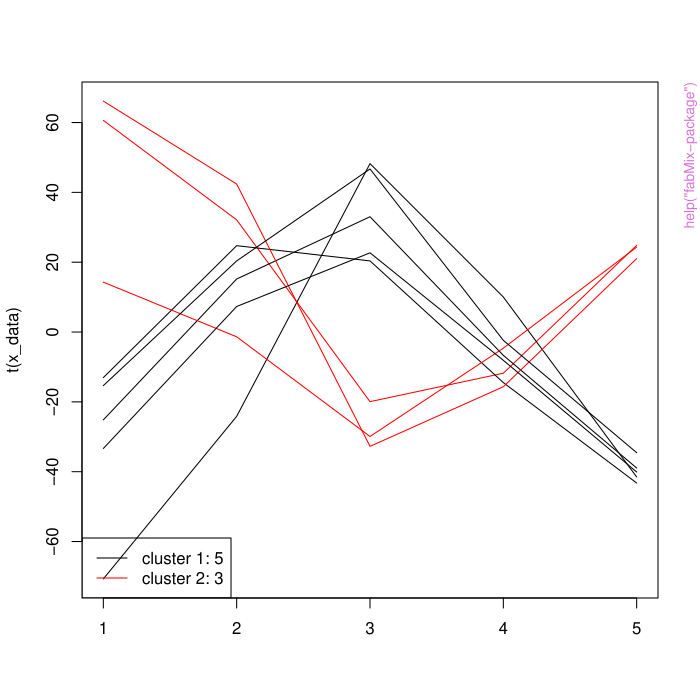

Source code (R):
pkgname <- "fabMix"
source(file.path(R.home("share"), "R", "examples-header.R"))
options(warn = 1)
base::assign(".ExTimings", "fabMix-Ex.timings", pos = 'CheckExEnv')
base::cat("name\tuser\tsystem\telapsed\n", file=base::get(".ExTimings", pos = 'CheckExEnv'))
base::assign(".format_ptime",
function(x) {
  if(!is.na(x[4L])) x[1L] <- x[1L] + x[4L]
  if(!is.na(x[5L])) x[2L] <- x[2L] + x[5L]
  options(OutDec = '.')
  format(x[1L:3L], digits = 7L)
},
pos = 'CheckExEnv')

### * </HEADER>
library('fabMix')

base::assign(".oldSearch", base::search(), pos = 'CheckExEnv')
cleanEx()
nameEx("complete.log.likelihood")
### * complete.log.likelihood

flush(stderr()); flush(stdout())

base::assign(".ptime", proc.time(), pos = "CheckExEnv")
### Name: complete.log.likelihood
### Title: Complete log-likelihood function for xCx models.
### Aliases: complete.log.likelihood

### ** Examples

	library('fabMix')
	data(waveDataset1500)
	x_data <- waveDataset1500[ 1:20, -1] # data
	z <-  waveDataset1500[ 1:20, 1]	# class
	p <- dim(x_data)[2]
	q <- 2
	K <- length(table(z))		# 3 classes
	# give some arbitrary values to the parameters:
	set.seed(1)
	w <- rep(1/K, K)
	mu <- array( runif(K * p), dim = c(K,p) )
	Lambda <- array( runif(K*p*q), dim = c(K,p,q) )
	SigmaINV <- array(1, dim = c(p,p))
	# compute the complete.log.likelihood
	complete.log.likelihood(x_data = x_data, w = w, mu = mu, 
		Lambda = Lambda, SigmaINV = SigmaINV, z = z)



base::assign(".dptime", (proc.time() - get(".ptime", pos = "CheckExEnv")), pos = "CheckExEnv")
base::cat("complete.log.likelihood", base::get(".format_ptime", pos = 'CheckExEnv')(get(".dptime", pos = "CheckExEnv")), "\n", file=base::get(".ExTimings", pos = 'CheckExEnv'), append=TRUE, sep="\t")
cleanEx()
nameEx("complete.log.likelihood_Sj")
### * complete.log.likelihood_Sj

flush(stderr()); flush(stdout())

base::assign(".ptime", proc.time(), pos = "CheckExEnv")
### Name: complete.log.likelihood_Sj
### Title: Complete log-likelihood function for xUx models.
### Aliases: complete.log.likelihood_Sj

### ** Examples

	library('fabMix')
	data(waveDataset1500)
	x_data <- waveDataset1500[ 1:20, -1] # data
	z <-  waveDataset1500[ 1:20, 1]	# class
	p <- dim(x_data)[2]
	q <- 2
	K <- length(table(z))		# 3 classes
	# give some arbitrary values to the parameters:
	set.seed(1)
	w <- rep(1/K, K)
	mu <- array( runif(K * p), dim = c(K,p) )
	Lambda <- array( runif(K*p*q), dim = c(K,p,q) )
	SigmaINV <- array( c(0.5, 0.75, 1), dim = c(K,p,p))
	# compute the complete.log.likelihood
	complete.log.likelihood_Sj(x_data = x_data, w = w, mu = mu, 
		Lambda = Lambda, SigmaINV = SigmaINV, z = z)



base::assign(".dptime", (proc.time() - get(".ptime", pos = "CheckExEnv")), pos = "CheckExEnv")
base::cat("complete.log.likelihood_Sj", base::get(".format_ptime", pos = 'CheckExEnv')(get(".dptime", pos = "CheckExEnv")), "\n", file=base::get(".ExTimings", pos = 'CheckExEnv'), append=TRUE, sep="\t")
cleanEx()
nameEx("complete.log.likelihood_q0")
### * complete.log.likelihood_q0

flush(stderr()); flush(stdout())

base::assign(".ptime", proc.time(), pos = "CheckExEnv")
### Name: complete.log.likelihood_q0
### Title: Complete log-likelihood function for xUx models and q=0
### Aliases: complete.log.likelihood_q0

### ** Examples

	library('fabMix')
	data(waveDataset1500)
	x_data <- scale(waveDataset1500[ 1:20, -1]) # data
	z <-  waveDataset1500[ 1:20, 1]	# class
	p <- dim(x_data)[2]
	q <- 2
	K <- length(table(z))		# 3 classes
	# give some arbitrary values to the parameters:
	set.seed(1)
	w <- rep(1/K, K)
	mu <- array( -0.1 + 0.2*runif(K * p), dim = c(K,p) )
	SigmaINV <- array( 1, dim = c(K,p,p))
	# compute the complete.log.likelihood ( -inf )
	complete.log.likelihood_q0(x_data = x_data, w = w, mu = mu, 
		SigmaINV = SigmaINV, z = z)



base::assign(".dptime", (proc.time() - get(".ptime", pos = "CheckExEnv")), pos = "CheckExEnv")
base::cat("complete.log.likelihood_q0", base::get(".format_ptime", pos = 'CheckExEnv')(get(".dptime", pos = "CheckExEnv")), "\n", file=base::get(".ExTimings", pos = 'CheckExEnv'), append=TRUE, sep="\t")
cleanEx()
nameEx("complete.log.likelihood_q0_sameSigma")
### * complete.log.likelihood_q0_sameSigma

flush(stderr()); flush(stdout())

base::assign(".ptime", proc.time(), pos = "CheckExEnv")
### Name: complete.log.likelihood_q0_sameSigma
### Title: Complete log-likelihood function for xCx models and q=0
### Aliases: complete.log.likelihood_q0_sameSigma

### ** Examples

	library('fabMix')
	data(waveDataset1500)
	x_data <- scale(waveDataset1500[ 1:20, -1]) # data
	z <-  waveDataset1500[ 1:20, 1]	# class
	p <- dim(x_data)[2]
	q <- 2
	K <- length(table(z))		# 3 classes
	# give some arbitrary values to the parameters:
	set.seed(1)
	w <- rep(1/K, K)
	mu <- array( -0.1 + 0.2*runif(K * p), dim = c(K,p) )
	SigmaINV <- array( 1, dim = c(p,p))
	# compute the complete.log.likelihood ( -inf )
	complete.log.likelihood_q0_sameSigma(x_data = x_data, w = w, mu = mu, 
		SigmaINV = SigmaINV, z = z)



base::assign(".dptime", (proc.time() - get(".ptime", pos = "CheckExEnv")), pos = "CheckExEnv")
base::cat("complete.log.likelihood_q0_sameSigma", base::get(".format_ptime", pos = 'CheckExEnv')(get(".dptime", pos = "CheckExEnv")), "\n", file=base::get(".ExTimings", pos = 'CheckExEnv'), append=TRUE, sep="\t")
cleanEx()
nameEx("compute_A_B_G_D_and_simulate_mu_Lambda")
### * compute_A_B_G_D_and_simulate_mu_Lambda

flush(stderr()); flush(stdout())

base::assign(".ptime", proc.time(), pos = "CheckExEnv")
### Name: compute_A_B_G_D_and_simulate_mu_Lambda
### Title: Computation and simulations
### Aliases: compute_A_B_G_D_and_simulate_mu_Lambda

### ** Examples

	library('fabMix')
	data(waveDataset1500)
	x_data <- scale(as.matrix(waveDataset1500[ 1:20, -1])) # data
	z <-  waveDataset1500[ 1:20, 1] # class
	p <- dim(x_data)[2]
	n <- dim(x_data)[1]
	q <- 2
	K <- length(table(z))           # 3 classes

	T_INV <- array(data = 0, dim = c(p,p))
	diag(T_INV) <- diag(var(x_data))
	diag(T_INV) <- 1/diag(T_INV)
	ksi <- colMeans(x_data)
	priorConst1 <- array(diag(T_INV)*ksi, dim =c(p,1))
	# give some arbitrary values to the parameters:
	set.seed(1)
	mu <- array( runif(K * p), dim = c(K,p) )
	y <- array(rnorm(n = q*n), dim = c(n,q))
	SigmaINV <- array(data = 0, dim = c(p,p) )
	diag(SigmaINV) <- 0.5 + 0.5*runif(p)
	OmegaINV <- diag(q)
	# compute sufficient stats 
	suf_stat <- compute_sufficient_statistics(y = y, 
	 z = z, K = K, x_data = x_data)

	v_r <- numeric(p) #indicates the non-zero values of Lambdas
	for( r in 1:p ){
		v_r[r] <- min(r,q)
	}
	# now simulate mu and Lambda
	f2 <- compute_A_B_G_D_and_simulate_mu_Lambda(SigmaINV = SigmaINV, 
                suff_statistics = suf_stat, OmegaINV = OmegaINV, 
                K = K, priorConst1 = priorConst1, T_INV = T_INV, v_r = v_r)
	# f2$mu contains the simulated means
	# f2$Lambdas contains the simulated factor loadings




base::assign(".dptime", (proc.time() - get(".ptime", pos = "CheckExEnv")), pos = "CheckExEnv")
base::cat("compute_A_B_G_D_and_simulate_mu_Lambda", base::get(".format_ptime", pos = 'CheckExEnv')(get(".dptime", pos = "CheckExEnv")), "\n", file=base::get(".ExTimings", pos = 'CheckExEnv'), append=TRUE, sep="\t")
cleanEx()
nameEx("compute_A_B_G_D_and_simulate_mu_Lambda_CCU")
### * compute_A_B_G_D_and_simulate_mu_Lambda_CCU

flush(stderr()); flush(stdout())

base::assign(".ptime", proc.time(), pos = "CheckExEnv")
### Name: compute_A_B_G_D_and_simulate_mu_Lambda_CCU
### Title: Computation and simulations for CCU
### Aliases: compute_A_B_G_D_and_simulate_mu_Lambda_CCU

### ** Examples

	library('fabMix')
	data(waveDataset1500)
	x_data <- scale(as.matrix(waveDataset1500[ 1:20, -1])) # data
	z <-  waveDataset1500[ 1:20, 1] # class
	p <- dim(x_data)[2]
	n <- dim(x_data)[1]
	q <- 2
	K <- length(table(z))           # 3 classes
	# give some arbitrary values to the parameters:
	set.seed(1)
	mu <- array( runif(K * p), dim = c(K,p) )
	y <- array(rnorm(n = q*n), dim = c(n,q))
	SigmaINV <- array(data = 0, dim = c(p,p) )
	diag(SigmaINV) = 0.5 + 0.5*runif(p)
	OmegaINV <- diag(q)
	# compute sufficient stats 
	suf_stat <- compute_sufficient_statistics_given_mu(y = y, 
	 z = z, K = K, x_data = x_data, mu = mu)

	v_r <- numeric(p) #indicates the non-zero values of Lambdas
	for( r in 1:p ){
		v_r[r] <- min(r,q)
	}
	T_INV <- array(data = 0, dim = c(p,p))
	diag(T_INV) <- diag(var(x_data))
	diag(T_INV) <- 1/diag(T_INV)
	ksi <- colMeans(x_data)
	priorConst1 <- array(diag(T_INV)*ksi, dim =c(p,1))
	# now simulate mu and Lambda
	f2 <- compute_A_B_G_D_and_simulate_mu_Lambda_CCU(SigmaINV = SigmaINV, 
                suff_statistics = suf_stat, OmegaINV = OmegaINV, 
                K = K, priorConst1 = priorConst1, T_INV = T_INV, v_r = v_r)
	# f2$mu contains the simulated means
	# f2$Lambdas contains the simulated factor loadings




base::assign(".dptime", (proc.time() - get(".ptime", pos = "CheckExEnv")), pos = "CheckExEnv")
base::cat("compute_A_B_G_D_and_simulate_mu_Lambda_CCU", base::get(".format_ptime", pos = 'CheckExEnv')(get(".dptime", pos = "CheckExEnv")), "\n", file=base::get(".ExTimings", pos = 'CheckExEnv'), append=TRUE, sep="\t")
cleanEx()
nameEx("compute_A_B_G_D_and_simulate_mu_Lambda_CUU")
### * compute_A_B_G_D_and_simulate_mu_Lambda_CUU

flush(stderr()); flush(stdout())

base::assign(".ptime", proc.time(), pos = "CheckExEnv")
### Name: compute_A_B_G_D_and_simulate_mu_Lambda_CUU
### Title: Computation and simulations for CUU
### Aliases: compute_A_B_G_D_and_simulate_mu_Lambda_CUU

### ** Examples

	library('fabMix')
	data(waveDataset1500)
	x_data <- scale(as.matrix(waveDataset1500[ 1:20, -1])) # data
	z <-  waveDataset1500[ 1:20, 1] # class
	p <- dim(x_data)[2]
	n <- dim(x_data)[1]
	q <- 2
	K <- length(table(z))           # 3 classes
	# give some arbitrary values to the parameters:
	set.seed(1)
	mu <- array( runif(K * p), dim = c(K,p) )
	y <- array(rnorm(n = q*n), dim = c(n,q))
	SigmaINV <- array(data = 0, dim = c(K,p,p) )
	for(k in 1:K){
		diag(SigmaINV[k,,]) <- 0.5 + 0.5*runif(p)
	}
	OmegaINV <- diag(q)
	# compute sufficient stats 
	suf_stat <- compute_sufficient_statistics_given_mu(y = y, 
	 z = z, K = K, x_data = x_data, mu = mu)

	v_r <- numeric(p) #indicates the non-zero values of Lambdas
	for( r in 1:p ){
		v_r[r] <- min(r,q)
	}
	T_INV <- array(data = 0, dim = c(p,p))
	diag(T_INV) <- diag(var(x_data))
	diag(T_INV) <- 1/diag(T_INV)
	ksi <- colMeans(x_data)
	priorConst1 <- array(diag(T_INV)*ksi, dim =c(p,1))
	# now simulate mu and Lambda
	f2 <- compute_A_B_G_D_and_simulate_mu_Lambda_CUU(SigmaINV = SigmaINV, 
                suff_statistics = suf_stat, OmegaINV = OmegaINV, 
                K = K, priorConst1 = priorConst1, T_INV = T_INV, v_r = v_r)
	# f2$mu contains the simulated means
	# f2$Lambdas contains the simulated factor loadings




base::assign(".dptime", (proc.time() - get(".ptime", pos = "CheckExEnv")), pos = "CheckExEnv")
base::cat("compute_A_B_G_D_and_simulate_mu_Lambda_CUU", base::get(".format_ptime", pos = 'CheckExEnv')(get(".dptime", pos = "CheckExEnv")), "\n", file=base::get(".ExTimings", pos = 'CheckExEnv'), append=TRUE, sep="\t")
cleanEx()
nameEx("compute_A_B_G_D_and_simulate_mu_Lambda_Sj")
### * compute_A_B_G_D_and_simulate_mu_Lambda_Sj

flush(stderr()); flush(stdout())

base::assign(".ptime", proc.time(), pos = "CheckExEnv")
### Name: compute_A_B_G_D_and_simulate_mu_Lambda_Sj
### Title: Computation and simulations
### Aliases: compute_A_B_G_D_and_simulate_mu_Lambda_Sj

### ** Examples

	library('fabMix')
	data(waveDataset1500)
	x_data <- scale(as.matrix(waveDataset1500[ 1:20, -1])) # data
	z <-  waveDataset1500[ 1:20, 1] # class
	p <- dim(x_data)[2]
	n <- dim(x_data)[1]
	q <- 2
	K <- length(table(z))           # 3 classes
	# give some arbitrary values to the parameters:
	set.seed(1)
	mu <- array( runif(K * p), dim = c(K,p) )
	y <- array(rnorm(n = q*n), dim = c(n,q))
	SigmaINV <- array(data = 0, dim = c(K,p,p) )
	for(k in 1:K){
		diag(SigmaINV[k,,]) <- 0.5 + 0.5*runif(p)
	}
	OmegaINV <- diag(q)
	# compute sufficient stats 
	suf_stat <- compute_sufficient_statistics(y = y, 
	 z = z, K = K, x_data = x_data)

	v_r <- numeric(p) #indicates the non-zero values of Lambdas
	for( r in 1:p ){
		v_r[r] <- min(r,q)
	}
	T_INV <- array(data = 0, dim = c(p,p))
	diag(T_INV) <- diag(var(x_data))
	diag(T_INV) <- 1/diag(T_INV)
	ksi <- colMeans(x_data)
	priorConst1 <- array(diag(T_INV)*ksi, dim =c(p,1))
	# now simulate mu and Lambda
	f2 <- compute_A_B_G_D_and_simulate_mu_Lambda_Sj(SigmaINV = SigmaINV, 
                suff_statistics = suf_stat, OmegaINV = OmegaINV, 
                K = K, priorConst1 = priorConst1, T_INV = T_INV, v_r = v_r)
	# f2$mu contains the simulated means
	# f2$Lambdas contains the simulated factor loadings




base::assign(".dptime", (proc.time() - get(".ptime", pos = "CheckExEnv")), pos = "CheckExEnv")
base::cat("compute_A_B_G_D_and_simulate_mu_Lambda_Sj", base::get(".format_ptime", pos = 'CheckExEnv')(get(".dptime", pos = "CheckExEnv")), "\n", file=base::get(".ExTimings", pos = 'CheckExEnv'), append=TRUE, sep="\t")
cleanEx()
nameEx("compute_sufficient_statistics")
### * compute_sufficient_statistics

flush(stderr()); flush(stdout())

base::assign(".ptime", proc.time(), pos = "CheckExEnv")
### Name: compute_sufficient_statistics
### Title: Compute sufficient statistics
### Aliases: compute_sufficient_statistics

### ** Examples

        data(waveDataset1500)
        x_data <- as.matrix(waveDataset1500[ 1:20, -1]) # data
        z <-  waveDataset1500[ 1:20, 1] # class
        p <- dim(x_data)[2]
        n <- dim(x_data)[1]
        q <- 2
        K <- length(table(z))           # 3 classes
        # give some arbitrary values to the parameters:
        set.seed(1)
	y <- array(rnorm(n = q*n), dim = c(n,q))
	# compute sufficient stats 
	suf_stat <- compute_sufficient_statistics(y = y, 
	 z = z, K = K, x_data = x_data)



base::assign(".dptime", (proc.time() - get(".ptime", pos = "CheckExEnv")), pos = "CheckExEnv")
base::cat("compute_sufficient_statistics", base::get(".format_ptime", pos = 'CheckExEnv')(get(".dptime", pos = "CheckExEnv")), "\n", file=base::get(".ExTimings", pos = 'CheckExEnv'), append=TRUE, sep="\t")
cleanEx()
nameEx("compute_sufficient_statistics_given_mu")
### * compute_sufficient_statistics_given_mu

flush(stderr()); flush(stdout())

base::assign(".ptime", proc.time(), pos = "CheckExEnv")
### Name: compute_sufficient_statistics_given_mu
### Title: Compute sufficient statistics given mu
### Aliases: compute_sufficient_statistics_given_mu

### ** Examples

        data(waveDataset1500)
        x_data <- as.matrix(waveDataset1500[ 1:20, -1]) # data
        z <-  waveDataset1500[ 1:20, 1] # class
        p <- dim(x_data)[2]
        n <- dim(x_data)[1]
        q <- 2
        K <- length(table(z))           # 3 classes
        # give some arbitrary values to the parameters:
        set.seed(1)
        mu <- array( runif(K * p), dim = c(K,p) )
	y <- array(rnorm(n = q*n), dim = c(n,q))
	# compute sufficient stats 
	suf_stat <- compute_sufficient_statistics_given_mu(y = y, 
	 z = z, K = K, x_data = x_data, mu = mu)



base::assign(".dptime", (proc.time() - get(".ptime", pos = "CheckExEnv")), pos = "CheckExEnv")
base::cat("compute_sufficient_statistics_given_mu", base::get(".format_ptime", pos = 'CheckExEnv')(get(".dptime", pos = "CheckExEnv")), "\n", file=base::get(".ExTimings", pos = 'CheckExEnv'), append=TRUE, sep="\t")
cleanEx()
nameEx("compute_sufficient_statistics_q0")
### * compute_sufficient_statistics_q0

flush(stderr()); flush(stdout())

base::assign(".ptime", proc.time(), pos = "CheckExEnv")
### Name: compute_sufficient_statistics_q0
### Title: Compute sufficient statistics for q = 0
### Aliases: compute_sufficient_statistics_q0

### ** Examples

        data(waveDataset1500)
        x_data <- as.matrix(waveDataset1500[ 1:20, -1]) # data
        z <-  waveDataset1500[ 1:20, 1] # class
        p <- dim(x_data)[2]
        n <- dim(x_data)[1]
        q <- 2
        K <- length(table(z))           # 3 classes
	# compute sufficient stats 
	suf_stat <- compute_sufficient_statistics_q0(
	 z = z, K = K, x_data = x_data)



base::assign(".dptime", (proc.time() - get(".ptime", pos = "CheckExEnv")), pos = "CheckExEnv")
base::cat("compute_sufficient_statistics_q0", base::get(".format_ptime", pos = 'CheckExEnv')(get(".dptime", pos = "CheckExEnv")), "\n", file=base::get(".ExTimings", pos = 'CheckExEnv'), append=TRUE, sep="\t")
cleanEx()
nameEx("fabMix-package")
### * fabMix-package

flush(stderr()); flush(stdout())

base::assign(".ptime", proc.time(), pos = "CheckExEnv")
### Name: fabMix-package
### Title: Overfitting Bayesian Mixtures of Factor Analyzers with
###   Parsimonious Covariance and Unknown Number of Components
### Aliases: fabMix-package
### Keywords: package

### ** Examples

# TOY EXAMPLE (very small numbers... only for CRAN check purposes)

#################################################################
# (a) using 2 cores in parallel, each one running 2 heated chains.
#################################################################
library('fabMix')

n = 8                # sample size
p = 5                # number of variables
q = 2                # number of factors
K = 2		     # true number of clusters

sINV_diag = 1/((1:p))	 # diagonal of inverse variance of errors
set.seed(100)
syntheticDataset <- simData(sameLambda=TRUE,K.true = K, n = n, q = q, p = p, 
			sINV_values = sINV_diag)
colnames(syntheticDataset$data) <- paste0("x_",1:p)

# Run `fabMix` for a _small_ number of iterations  
#	considering only `UUU` (maximal model),
# 	using the default prior parallel heating parameters `dirPriorAlphas`.
#	NOTE: `dirPriorAlphas` may require some tuning in general.


qRange <- 2	# values for the number of factors (only the true number 
#                                                    is considered here)
Kmax <- 2	# number of components for the overfitted mixture model
nChains <- 2	# number of parallel heated chains

set.seed(1)
fm <- fabMix( model = c("UUU"), nChains = nChains, 
	rawData = syntheticDataset$data, outDir = "toyExample",
        Kmax = Kmax, mCycles = 4, burnCycles = 1, q = qRange,
        g = 0.5, h = 0.5, alpha_sigma = 0.5, beta_sigma = 0.5, 
        warm_up_overfitting = 2, warm_up = 5) 

# WARNING: the following parameters: 
#  Kmax, nChains, mCycles, burnCycles, warm_up_overfitting, warm_up 
#	 should take (much) _larger_ values. E.g. a typical implementation consists of:
#        Kmax = 20, nChains >= 3, mCycles = 1100, burnCycles = 100, 
#        warm_up_overfitting = 500, warm_up = 5000. 

# Now print a run summary and produce some plots. 
print(fm)
# you may also plot, summary the output. 

#################################################################
# (b) using 12 cores_____________________________________________
#_______4 models with 3 heated chains running in parallel________
#_______considering all 8 model parameterizations________________
#################################################################
## Not run: 
##D library('fabMix')
##D set.seed(99)
##D n = 100                # sample size
##D p = 30                # number of variables
##D q = 2                # number of factors
##D K = 5		     # number of clusters
##D sINV_diag = rep(1/100,p) 	# diagonal of inverse variance of errors
##D syntheticDataset <- simData(sameLambda=FALSE,K.true = K, n = n, q = q, p = p, 
##D 			sINV_values = sINV_diag)
##D colnames(syntheticDataset$data) <- paste0("x_",1:p)
##D qRange <- 1:3	# range of values for the number of factors
##D Kmax <- 20	# number of components for the overfitted mixture model
##D nChains <- 3	# number of parallel heated chains
##D 
##D # the next command takes ~ 1 hour in a Linux workstation with 12 threads.
##D fm <- fabMix( parallelModels = 4, 
##D 	nChains = nChains, 
##D 	model = c("UUU","CUU","UCU","CCU","UCC","UUC","CUC","CCC"), 
##D 	rawData = syntheticDataset$data, outDir = "toyExample_b",
##D         Kmax = Kmax, mCycles = 600, burnCycles = 100, q = qRange,
##D         g = 0.5, h = 0.5, alpha_sigma = 0.5, beta_sigma = 0.5, 
##D         warm_up_overfitting = 500, warm_up = 5000) 
##D print(fm)
##D plot(fm, what = "BIC")
##D plot(fm, what = "classification_pairs")
##D 
## End(Not run)




base::assign(".dptime", (proc.time() - get(".ptime", pos = "CheckExEnv")), pos = "CheckExEnv")
base::cat("fabMix-package", base::get(".format_ptime", pos = 'CheckExEnv')(get(".dptime", pos = "CheckExEnv")), "\n", file=base::get(".ExTimings", pos = 'CheckExEnv'), append=TRUE, sep="\t")
cleanEx()
nameEx("fabMix")
### * fabMix

flush(stderr()); flush(stdout())

base::assign(".ptime", proc.time(), pos = "CheckExEnv")
### Name: fabMix
### Title: Main function
### Aliases: fabMix

### ** Examples

# TOY EXAMPLE (very small numbers... only for CRAN check purposes)

#################################################################
# (a) using 2 cores in parallel, each one running 2 heated chains.
#################################################################
library('fabMix')

n = 8                # sample size
p = 5                # number of variables
q = 2                # number of factors
K = 2		     # true number of clusters

sINV_diag = 1/((1:p))	 # diagonal of inverse variance of errors
set.seed(100)
syntheticDataset <- simData(sameLambda=TRUE,K.true = K, n = n, q = q, p = p, 
			sINV_values = sINV_diag)
colnames(syntheticDataset$data) <- paste0("x_",1:p)

# Run `fabMix` for a _small_ number of iterations 
#	but considering only the `UUU` (maximal model),
# 	using the default prior parallel heating parameters `dirPriorAlphas`.
#	NOTE: `dirPriorAlphas` may require some tuning in general.


qRange <- 2	# values for the number of factors (only the true number 
#                                                    is considered here)
Kmax <- 2	# number of components for the overfitted mixture model
nChains <- 2	# number of parallel heated chains

set.seed(1)
fm <- fabMix( model = "UUU", nChains = nChains, 
	rawData = syntheticDataset$data, outDir = "toyExample",
        Kmax = Kmax, mCycles = 4, burnCycles = 1, q = qRange,
        g = 0.5, h = 0.5, alpha_sigma = 0.5, beta_sigma = 0.5, 
        warm_up_overfitting = 2, warm_up = 5) 

# WARNING: the following parameters: 
#  Kmax, nChains, mCycles, burnCycles, warm_up_overfitting, warm_up 
#	 should take (much) _larger_ values. E.g. a typical implementation consists of:
#        Kmax = 20, nChains >= 3, mCycles = 1100, burnCycles = 100, 
#        warm_up_overfitting = 500, warm_up = 5000. 

# You may also print and plot
# print(fm)
# plot(fm)

#################################################################
# (b) using 12 cores_____________________________________________
#_______4 models with 3 heated chains running in parallel________
#_______considering all 8 model parameterizations________________
#################################################################
## Not run: 
##D library('fabMix')
##D set.seed(99)
##D n = 200                # sample size
##D p = 30                # number of variables
##D q = 2                # number of factors
##D K = 5		     # number of clusters
##D sINV_diag = rep(1/20,p) 	# diagonal of inverse variance of errors
##D syntheticDataset <- simData(sameLambda=FALSE,K.true = K, n = n, q = q, p = p, 
##D 			sINV_values = sINV_diag)
##D colnames(syntheticDataset$data) <- paste0("x_",1:p)
##D qRange <- 1:3	# range of values for the number of factors
##D Kmax <- 20	# number of components for the overfitted mixture model
##D nChains <- 3	# number of parallel heated chains
##D 
##D # the next command takes ~ 2 hours in a Linux machine with 12 threads.
##D 
##D fm <- fabMix( parallelModels = 4, 
##D 	nChains = nChains, 
##D 	model = c("UUU","CUU","UCU","CCU","UCC","UUC","CUC","CCC"), 
##D 	rawData = syntheticDataset$data, outDir = "toyExample_b",
##D         Kmax = Kmax, mCycles = 1100, burnCycles = 100, q = qRange) 
##D 
##D print(fm)
##D plot(fm, what = "BIC")
##D # see also
##D # plot(fm); summary(fm)
##D 
## End(Not run)





base::assign(".dptime", (proc.time() - get(".ptime", pos = "CheckExEnv")), pos = "CheckExEnv")
base::cat("fabMix", base::get(".format_ptime", pos = 'CheckExEnv')(get(".dptime", pos = "CheckExEnv")), "\n", file=base::get(".ExTimings", pos = 'CheckExEnv'), append=TRUE, sep="\t")
cleanEx()
nameEx("observed.log.likelihood0")
### * observed.log.likelihood0

flush(stderr()); flush(stdout())

base::assign(".ptime", proc.time(), pos = "CheckExEnv")
### Name: observed.log.likelihood0
### Title: Log-likelihood of the mixture model
### Aliases: observed.log.likelihood0

### ** Examples

	library('fabMix')
	data(waveDataset1500)
	x_data <- waveDataset1500[ 1:20, -1] # data
	z <-  waveDataset1500[ 1:20, 1]	# class
	p <- dim(x_data)[2]
	q <- 2
	K <- length(table(z))		# 3 classes
	# give some arbitrary values to the parameters:
	set.seed(1)
	w <- rep(1/K, K)
	mu <- array( runif(K * p), dim = c(K,p) )
	Lambda <- array( runif(K*p*q), dim = c(K,p,q) )
	SigmaINV <- array(1, dim = c(p,p))
	Sigma <- 1/diag(SigmaINV)
	# compute the complete.log.likelihood
	observed.log.likelihood0(x_data = x_data, w = w, 
		mu = mu, Lambda = Lambda, Sigma = Sigma, z = z)



base::assign(".dptime", (proc.time() - get(".ptime", pos = "CheckExEnv")), pos = "CheckExEnv")
base::cat("observed.log.likelihood0", base::get(".format_ptime", pos = 'CheckExEnv')(get(".dptime", pos = "CheckExEnv")), "\n", file=base::get(".ExTimings", pos = 'CheckExEnv'), append=TRUE, sep="\t")
cleanEx()
nameEx("observed.log.likelihood0_Sj")
### * observed.log.likelihood0_Sj

flush(stderr()); flush(stdout())

base::assign(".ptime", proc.time(), pos = "CheckExEnv")
### Name: observed.log.likelihood0_Sj
### Title: Log-likelihood of the mixture model
### Aliases: observed.log.likelihood0_Sj

### ** Examples

	library('fabMix')
	data(waveDataset1500)
	x_data <- waveDataset1500[ 1:20, -1] # data
	z <-  waveDataset1500[ 1:20, 1]	# class
	p <- dim(x_data)[2]
	q <- 2
	K <- length(table(z))		# 3 classes
	# give some arbitrary values to the parameters:
	set.seed(1)
	w <- rep(1/K, K)
	mu <- array( runif(K * p), dim = c(K,p) )
	Lambda <- array( runif(K*p*q), dim = c(K,p,q) )
	Sigma <- matrix(1:K, nrow = K, ncol = p)
	# compute the complete.log.likelihood
	observed.log.likelihood0_Sj(x_data = x_data, w = w, 
		mu = mu, Lambda = Lambda, Sigma = Sigma, z = z)



base::assign(".dptime", (proc.time() - get(".ptime", pos = "CheckExEnv")), pos = "CheckExEnv")
base::cat("observed.log.likelihood0_Sj", base::get(".format_ptime", pos = 'CheckExEnv')(get(".dptime", pos = "CheckExEnv")), "\n", file=base::get(".ExTimings", pos = 'CheckExEnv'), append=TRUE, sep="\t")
cleanEx()
nameEx("observed.log.likelihood0_Sj_q0")
### * observed.log.likelihood0_Sj_q0

flush(stderr()); flush(stdout())

base::assign(".ptime", proc.time(), pos = "CheckExEnv")
### Name: observed.log.likelihood0_Sj_q0
### Title: Log-likelihood of the mixture model for q=0
### Aliases: observed.log.likelihood0_Sj_q0

### ** Examples

	library('fabMix')
	data(waveDataset1500)
	x_data <- waveDataset1500[ 1:20, -1] # data
	z <-  waveDataset1500[ 1:20, 1]	# class
	p <- dim(x_data)[2]
	q <- 2
	K <- length(table(z))		# 3 classes
	# give some arbitrary values to the parameters:
	set.seed(1)
	w <- rep(1/K, K)
	mu <- array( runif(K * p), dim = c(K,p) )
	Sigma <- matrix(1:K, nrow = K, ncol = p)
	# compute the complete.log.likelihood
	observed.log.likelihood0_Sj_q0(x_data = x_data, w = w, 
		mu = mu, Sigma = Sigma, z = z)



base::assign(".dptime", (proc.time() - get(".ptime", pos = "CheckExEnv")), pos = "CheckExEnv")
base::cat("observed.log.likelihood0_Sj_q0", base::get(".format_ptime", pos = 'CheckExEnv')(get(".dptime", pos = "CheckExEnv")), "\n", file=base::get(".ExTimings", pos = 'CheckExEnv'), append=TRUE, sep="\t")
cleanEx()
nameEx("observed.log.likelihood0_q0_sameSigma")
### * observed.log.likelihood0_q0_sameSigma

flush(stderr()); flush(stdout())

base::assign(".ptime", proc.time(), pos = "CheckExEnv")
### Name: observed.log.likelihood0_q0_sameSigma
### Title: Log-likelihood of the mixture model for q=0 and same variance of
###   errors
### Aliases: observed.log.likelihood0_q0_sameSigma

### ** Examples

	library('fabMix')
	data(waveDataset1500)
	x_data <- waveDataset1500[ 1:20, -1] # data
	z <-  waveDataset1500[ 1:20, 1]	# class
	p <- dim(x_data)[2]
	q <- 2
	K <- length(table(z))		# 3 classes
	# give some arbitrary values to the parameters:
	set.seed(1)
	w <- rep(1/K, K)
	mu <- array( runif(K * p), dim = c(K,p) )
	SigmaINV <- array(1, dim = c(p,p))
	Sigma <- 1/diag(SigmaINV)
	# compute the complete.log.likelihood
	observed.log.likelihood0_q0_sameSigma(x_data = x_data, w = w, 
		mu = mu,  Sigma = Sigma, z = z)



base::assign(".dptime", (proc.time() - get(".ptime", pos = "CheckExEnv")), pos = "CheckExEnv")
base::cat("observed.log.likelihood0_q0_sameSigma", base::get(".format_ptime", pos = 'CheckExEnv')(get(".dptime", pos = "CheckExEnv")), "\n", file=base::get(".ExTimings", pos = 'CheckExEnv'), append=TRUE, sep="\t")
cleanEx()
nameEx("overfittingMFA")
### * overfittingMFA

flush(stderr()); flush(stdout())

base::assign(".ptime", proc.time(), pos = "CheckExEnv")
### Name: overfittingMFA
### Title: Basic MCMC sampler for the 'UCU' model
### Aliases: overfittingMFA

### ** Examples

library('fabMix')
n = 8                # sample size
p = 5                # number of variables
q = 2                # number of factors
K = 2                # true number of clusters

sINV_diag = 1/((1:p))    # diagonal of inverse variance of errors
set.seed(100)
syntheticDataset <- simData(sameLambda=TRUE,K.true = K, n = n, q = q, p = p, 
                        sINV_values = sINV_diag)
colnames(syntheticDataset$data) <- paste0("x_",1:p)
Kmax <- 4       # number of components for the overfitted mixture model

set.seed(1)
overfittingMFA(x_data = syntheticDataset$data, 
	originalX = syntheticDataset$data, outputDirectory = 'outDir', 
	Kmax = Kmax, m = 5, burn = 1, 
	g = 0.5, h = 0.5, alpha_prior = rep(1, Kmax), 
	alpha_sigma = 0.5, beta_sigma = 0.5, 
	start_values = FALSE, q = 2,  gibbs_z = 1)
list.files('outDir')
unlink('outDir', recursive = TRUE)




base::assign(".dptime", (proc.time() - get(".ptime", pos = "CheckExEnv")), pos = "CheckExEnv")
base::cat("overfittingMFA", base::get(".format_ptime", pos = 'CheckExEnv')(get(".dptime", pos = "CheckExEnv")), "\n", file=base::get(".ExTimings", pos = 'CheckExEnv'), append=TRUE, sep="\t")
cleanEx()
nameEx("overfittingMFA_CCC")
### * overfittingMFA_CCC

flush(stderr()); flush(stdout())

base::assign(".ptime", proc.time(), pos = "CheckExEnv")
### Name: overfittingMFA_CCC
### Title: Basic MCMC sampler for the 'CCC' model
### Aliases: overfittingMFA_CCC

### ** Examples

library('fabMix')
n = 8                # sample size
p = 5                # number of variables
q = 2                # number of factors
K = 2                # true number of clusters

sINV_diag = 1/((1:p))    # diagonal of inverse variance of errors
set.seed(100)
syntheticDataset <- simData(sameLambda=TRUE,K.true = K, n = n, q = q, p = p, 
                        sINV_values = sINV_diag)
colnames(syntheticDataset$data) <- paste0("x_",1:p)
Kmax <- 4       # number of components for the overfitted mixture model

set.seed(1)
overfittingMFA_CCC <- overfittingMFA_CCC(x_data = syntheticDataset$data, 
	originalX = syntheticDataset$data, outputDirectory = 'outDir', 
	Kmax = Kmax, m = 5, burn = 1, 
	g = 0.5, h = 0.5, alpha_prior = rep(1, Kmax), 
	alpha_sigma = 0.5, beta_sigma = 0.5, 
	start_values = FALSE, q = 2,  gibbs_z = 1)
list.files('outDir')
unlink('outDir', recursive = TRUE)




base::assign(".dptime", (proc.time() - get(".ptime", pos = "CheckExEnv")), pos = "CheckExEnv")
base::cat("overfittingMFA_CCC", base::get(".format_ptime", pos = 'CheckExEnv')(get(".dptime", pos = "CheckExEnv")), "\n", file=base::get(".ExTimings", pos = 'CheckExEnv'), append=TRUE, sep="\t")
cleanEx()
nameEx("overfittingMFA_CCU")
### * overfittingMFA_CCU

flush(stderr()); flush(stdout())

base::assign(".ptime", proc.time(), pos = "CheckExEnv")
### Name: overfittingMFA_CCU
### Title: Basic MCMC sampler for the 'CCU' model
### Aliases: overfittingMFA_CCU

### ** Examples

library('fabMix')
n = 8                # sample size
p = 5                # number of variables
q = 2                # number of factors
K = 2                # true number of clusters

sINV_diag = 1/((1:p))    # diagonal of inverse variance of errors
set.seed(100)
syntheticDataset <- simData(sameLambda=TRUE,K.true = K, n = n, q = q, p = p, 
                        sINV_values = sINV_diag)
colnames(syntheticDataset$data) <- paste0("x_",1:p)
Kmax <- 4       # number of components for the overfitted mixture model

set.seed(1)
overfittingMFA_CCU(x_data = syntheticDataset$data, 
	originalX = syntheticDataset$data, outputDirectory = 'outDir', 
	Kmax = Kmax, m = 5, burn = 1, 
	g = 0.5, h = 0.5, alpha_prior = rep(1, Kmax), 
	alpha_sigma = 0.5, beta_sigma = 0.5, 
	start_values = FALSE, q = 2,  gibbs_z = 1)
list.files('outDir')
unlink('outDir', recursive = TRUE)




base::assign(".dptime", (proc.time() - get(".ptime", pos = "CheckExEnv")), pos = "CheckExEnv")
base::cat("overfittingMFA_CCU", base::get(".format_ptime", pos = 'CheckExEnv')(get(".dptime", pos = "CheckExEnv")), "\n", file=base::get(".ExTimings", pos = 'CheckExEnv'), append=TRUE, sep="\t")
cleanEx()
nameEx("overfittingMFA_CUC")
### * overfittingMFA_CUC

flush(stderr()); flush(stdout())

base::assign(".ptime", proc.time(), pos = "CheckExEnv")
### Name: overfittingMFA_CUC
### Title: Basic MCMC sampler for the 'CUC' model
### Aliases: overfittingMFA_CUC

### ** Examples

library('fabMix')
n = 8                # sample size
p = 5                # number of variables
q = 2                # number of factors
K = 2                # true number of clusters

sINV_diag = 1/((1:p))    # diagonal of inverse variance of errors
set.seed(100)
syntheticDataset <- simData(sameLambda=TRUE,K.true = K, n = n, q = q, p = p, 
                        sINV_values = sINV_diag)
colnames(syntheticDataset$data) <- paste0("x_",1:p)
Kmax <- 4       # number of components for the overfitted mixture model

set.seed(1)
overfittingMFA_CUC(x_data = syntheticDataset$data, 
	originalX = syntheticDataset$data, outputDirectory = 'outDir', 
	Kmax = Kmax, m = 5, burn = 1, 
	g = 0.5, h = 0.5, alpha_prior = rep(1, Kmax), 
	alpha_sigma = 0.5, beta_sigma = 0.5, 
	start_values = FALSE, q = 2,  gibbs_z = 1)
list.files('outDir')
unlink('outDir', recursive = TRUE)




base::assign(".dptime", (proc.time() - get(".ptime", pos = "CheckExEnv")), pos = "CheckExEnv")
base::cat("overfittingMFA_CUC", base::get(".format_ptime", pos = 'CheckExEnv')(get(".dptime", pos = "CheckExEnv")), "\n", file=base::get(".ExTimings", pos = 'CheckExEnv'), append=TRUE, sep="\t")
cleanEx()
nameEx("overfittingMFA_CUU")
### * overfittingMFA_CUU

flush(stderr()); flush(stdout())

base::assign(".ptime", proc.time(), pos = "CheckExEnv")
### Name: overfittingMFA_CUU
### Title: Basic MCMC sampler for the 'CUU' model
### Aliases: overfittingMFA_CUU

### ** Examples

library('fabMix')
n = 8                # sample size
p = 5                # number of variables
q = 2                # number of factors
K = 2                # true number of clusters

sINV_diag = 1/((1:p))    # diagonal of inverse variance of errors
set.seed(100)
syntheticDataset <- simData(sameLambda=TRUE,K.true = K, n = n, q = q, p = p, 
                        sINV_values = sINV_diag)
colnames(syntheticDataset$data) <- paste0("x_",1:p)
Kmax <- 4       # number of components for the overfitted mixture model

set.seed(1)
overfittingMFA_CUU(x_data = syntheticDataset$data, 
	originalX = syntheticDataset$data, outputDirectory = 'outDir', 
	Kmax = Kmax, m = 5, burn = 1, 
	g = 0.5, h = 0.5, alpha_prior = rep(1, Kmax), 
	alpha_sigma = 0.5, beta_sigma = 0.5, 
	start_values = FALSE, q = 2,  gibbs_z = 1)
list.files('outDir')
unlink('outDir', recursive = TRUE)




base::assign(".dptime", (proc.time() - get(".ptime", pos = "CheckExEnv")), pos = "CheckExEnv")
base::cat("overfittingMFA_CUU", base::get(".format_ptime", pos = 'CheckExEnv')(get(".dptime", pos = "CheckExEnv")), "\n", file=base::get(".ExTimings", pos = 'CheckExEnv'), append=TRUE, sep="\t")
cleanEx()
nameEx("overfittingMFA_Sj")
### * overfittingMFA_Sj

flush(stderr()); flush(stdout())

base::assign(".ptime", proc.time(), pos = "CheckExEnv")
### Name: overfittingMFA_Sj
### Title: Basic MCMC sampler for the 'UUU' model
### Aliases: overfittingMFA_Sj

### ** Examples

library('fabMix')
n = 8                # sample size
p = 5                # number of variables
q = 2                # number of factors
K = 2                # true number of clusters

sINV_diag = 1/((1:p))    # diagonal of inverse variance of errors
set.seed(100)
syntheticDataset <- simData(sameLambda=TRUE,K.true = K, n = n, q = q, p = p, 
                        sINV_values = sINV_diag)
colnames(syntheticDataset$data) <- paste0("x_",1:p)
Kmax <- 4       # number of components for the overfitted mixture model

set.seed(1)
overfittingMFA_Sj(x_data = syntheticDataset$data, 
	originalX = syntheticDataset$data, outputDirectory = 'outDir', 
	Kmax = Kmax, m = 5, burn = 1, 
	g = 0.5, h = 0.5, alpha_prior = rep(1, Kmax), 
	alpha_sigma = 0.5, beta_sigma = 0.5, 
	start_values = FALSE, q = 2,  gibbs_z = 1)
list.files('outDir')
unlink('outDir', recursive = TRUE)




base::assign(".dptime", (proc.time() - get(".ptime", pos = "CheckExEnv")), pos = "CheckExEnv")
base::cat("overfittingMFA_Sj", base::get(".format_ptime", pos = 'CheckExEnv')(get(".dptime", pos = "CheckExEnv")), "\n", file=base::get(".ExTimings", pos = 'CheckExEnv'), append=TRUE, sep="\t")
cleanEx()
nameEx("overfittingMFA_UCC")
### * overfittingMFA_UCC

flush(stderr()); flush(stdout())

base::assign(".ptime", proc.time(), pos = "CheckExEnv")
### Name: overfittingMFA_UCC
### Title: Basic MCMC sampler for the 'UCC' model
### Aliases: overfittingMFA_UCC

### ** Examples

library('fabMix')
n = 8                # sample size
p = 5                # number of variables
q = 2                # number of factors
K = 2                # true number of clusters

sINV_diag = 1/((1:p))    # diagonal of inverse variance of errors
set.seed(100)
syntheticDataset <- simData(sameLambda=TRUE,K.true = K, n = n, q = q, p = p, 
                        sINV_values = sINV_diag)
colnames(syntheticDataset$data) <- paste0("x_",1:p)
Kmax <- 4       # number of components for the overfitted mixture model

set.seed(1)
overfittingMFA_UCC(x_data = syntheticDataset$data, 
	originalX = syntheticDataset$data, outputDirectory = 'outDir', 
	Kmax = Kmax, m = 5, burn = 1, 
	g = 0.5, h = 0.5, alpha_prior = rep(1, Kmax), 
	alpha_sigma = 0.5, beta_sigma = 0.5, 
	start_values = FALSE, q = 2,  gibbs_z = 1)
list.files('outDir')
unlink('outDir', recursive = TRUE)




base::assign(".dptime", (proc.time() - get(".ptime", pos = "CheckExEnv")), pos = "CheckExEnv")
base::cat("overfittingMFA_UCC", base::get(".format_ptime", pos = 'CheckExEnv')(get(".dptime", pos = "CheckExEnv")), "\n", file=base::get(".ExTimings", pos = 'CheckExEnv'), append=TRUE, sep="\t")
cleanEx()
nameEx("overfittingMFA_UUC")
### * overfittingMFA_UUC

flush(stderr()); flush(stdout())

base::assign(".ptime", proc.time(), pos = "CheckExEnv")
### Name: overfittingMFA_UUC
### Title: Basic MCMC sampler for the 'UUC' model
### Aliases: overfittingMFA_UUC

### ** Examples

library('fabMix')
n = 8                # sample size
p = 5                # number of variables
q = 2                # number of factors
K = 2                # true number of clusters

sINV_diag = 1/((1:p))    # diagonal of inverse variance of errors
set.seed(100)
syntheticDataset <- simData(sameLambda=TRUE,K.true = K, n = n, q = q, p = p, 
                        sINV_values = sINV_diag)
colnames(syntheticDataset$data) <- paste0("x_",1:p)
Kmax <- 4       # number of components for the overfitted mixture model

set.seed(1)
overfittingMFA_UUC(x_data = syntheticDataset$data, 
	originalX = syntheticDataset$data, outputDirectory = 'outDir', 
	Kmax = Kmax, m = 5, burn = 1, 
	g = 0.5, h = 0.5, alpha_prior = rep(1, Kmax), 
	alpha_sigma = 0.5, beta_sigma = 0.5, 
	start_values = FALSE, q = 2,  gibbs_z = 1)
list.files('outDir')
unlink('outDir', recursive = TRUE)




base::assign(".dptime", (proc.time() - get(".ptime", pos = "CheckExEnv")), pos = "CheckExEnv")
base::cat("overfittingMFA_UUC", base::get(".format_ptime", pos = 'CheckExEnv')(get(".dptime", pos = "CheckExEnv")), "\n", file=base::get(".ExTimings", pos = 'CheckExEnv'), append=TRUE, sep="\t")
cleanEx()
nameEx("simData")
### * simData

flush(stderr()); flush(stdout())

base::assign(".ptime", proc.time(), pos = "CheckExEnv")
### Name: simData
### Title: Synthetic data generator
### Aliases: simData

### ** Examples

library('fabMix')

n = 8                # sample size
p = 5                # number of variables
q = 2                # number of factors
K = 2                # true number of clusters

sINV_diag = 1/((1:p))    # diagonal of inverse variance of errors
set.seed(100)
syntheticDataset <- simData(sameLambda=TRUE,K.true = K, n = n, q = q, p = p, 
                        sINV_values = sINV_diag)
summary(syntheticDataset)



base::assign(".dptime", (proc.time() - get(".ptime", pos = "CheckExEnv")), pos = "CheckExEnv")
base::cat("simData", base::get(".format_ptime", pos = 'CheckExEnv')(get(".dptime", pos = "CheckExEnv")), "\n", file=base::get(".ExTimings", pos = 'CheckExEnv'), append=TRUE, sep="\t")
cleanEx()
nameEx("simData2")
### * simData2

flush(stderr()); flush(stdout())

base::assign(".ptime", proc.time(), pos = "CheckExEnv")
### Name: simData2
### Title: Synthetic data generator 2
### Aliases: simData2

### ** Examples

library('fabMix')

n = 8                # sample size
p = 5                # number of variables
q = 2                # number of factors
K = 2                # true number of clusters

sINV_diag = 1/((1:p))    # diagonal of inverse variance of errors
set.seed(100)
syntheticDataset <- simData2(K.true = K, n = n, q = q, p = p, 
                        sINV_values = sINV_diag)
summary(syntheticDataset)



base::assign(".dptime", (proc.time() - get(".ptime", pos = "CheckExEnv")), pos = "CheckExEnv")
base::cat("simData2", base::get(".format_ptime", pos = 'CheckExEnv')(get(".dptime", pos = "CheckExEnv")), "\n", file=base::get(".ExTimings", pos = 'CheckExEnv'), append=TRUE, sep="\t")
cleanEx()
nameEx("update_OmegaINV")
### * update_OmegaINV

flush(stderr()); flush(stdout())

base::assign(".ptime", proc.time(), pos = "CheckExEnv")
### Name: update_OmegaINV
### Title: Gibbs sampling for Omega^{-1}
### Aliases: update_OmegaINV

### ** Examples

library('fabMix')
# simulate some data
n = 8                # sample size
p = 5                # number of variables
q = 2                # number of factors
K = 2                # true number of clusters
sINV_diag = 1/((1:p))    # diagonal of inverse variance of errors
set.seed(100)
syntheticDataset <- simData(sameLambda=TRUE,K.true = K, n = n, q = q, p = p, 
                        sINV_values = sINV_diag)
SigmaINV <- array(data = 0, dim = c(K,p,p))
for(k in 1:K){
        diag(SigmaINV[k,,]) <- 1/diag(syntheticDataset$variance) + rgamma(p, shape=1, rate = 1)
}

# use the real values as input and simulate allocations
update_OmegaINV(Lambda = syntheticDataset$factorLoadings, 
        K = K, g=0.5, h = 0.5)




base::assign(".dptime", (proc.time() - get(".ptime", pos = "CheckExEnv")), pos = "CheckExEnv")
base::cat("update_OmegaINV", base::get(".format_ptime", pos = 'CheckExEnv')(get(".dptime", pos = "CheckExEnv")), "\n", file=base::get(".ExTimings", pos = 'CheckExEnv'), append=TRUE, sep="\t")
cleanEx()
nameEx("update_OmegaINV_Cxx")
### * update_OmegaINV_Cxx

flush(stderr()); flush(stdout())

base::assign(".ptime", proc.time(), pos = "CheckExEnv")
### Name: update_OmegaINV_Cxx
### Title: Gibbs sampling for Omega^{-1} for Cxx model
### Aliases: update_OmegaINV_Cxx

### ** Examples

library('fabMix')
# simulate some data
n = 8                # sample size
p = 5                # number of variables
q = 2                # number of factors
K = 2                # true number of clusters
sINV_diag = 1/((1:p))    # diagonal of inverse variance of errors
set.seed(100)
syntheticDataset <- simData(sameLambda=TRUE,K.true = K, n = n, q = q, p = p, 
                        sINV_values = sINV_diag)
SigmaINV <- array(data = 0, dim = c(K,p,p))
for(k in 1:K){
        diag(SigmaINV[k,,]) <- 1/diag(syntheticDataset$variance) + rgamma(p, shape=1, rate = 1)
}

# Use the real values as input and simulate allocations.
# Mmake sure that in this case Lambda[k,,] is the same  
# for all k = 1,..., K
update_OmegaINV_Cxx(Lambda = syntheticDataset$factorLoadings, 
        K = K, g=0.5, h = 0.5)




base::assign(".dptime", (proc.time() - get(".ptime", pos = "CheckExEnv")), pos = "CheckExEnv")
base::cat("update_OmegaINV_Cxx", base::get(".format_ptime", pos = 'CheckExEnv')(get(".dptime", pos = "CheckExEnv")), "\n", file=base::get(".ExTimings", pos = 'CheckExEnv'), append=TRUE, sep="\t")
cleanEx()
nameEx("update_SigmaINV_faster")
### * update_SigmaINV_faster

flush(stderr()); flush(stdout())

base::assign(".ptime", proc.time(), pos = "CheckExEnv")
### Name: update_SigmaINV_faster
### Title: Gibbs sampling for Sigma^{-1}
### Aliases: update_SigmaINV_faster

### ** Examples

library('fabMix')
# simulate some data
n = 8                # sample size
p = 5                # number of variables
q = 2                # number of factors
K = 2                # true number of clusters
sINV_diag = 1/((1:p))    # diagonal of inverse variance of errors
set.seed(100)
syntheticDataset <- simData(sameLambda=TRUE,K.true = K, n = n, q = q, p = p, 
                        sINV_values = sINV_diag)

# use the real values as input and update SigmaINV
update_SigmaINV_faster(x_data = syntheticDataset$data, 
	z = syntheticDataset$class, 
	y = syntheticDataset$factors, 
	Lambda = syntheticDataset$factorLoadings, 
	mu = syntheticDataset$means, 
	K = K, 
	alpha_sigma = 0.5, beta_sigma = 0.5)




base::assign(".dptime", (proc.time() - get(".ptime", pos = "CheckExEnv")), pos = "CheckExEnv")
base::cat("update_SigmaINV_faster", base::get(".format_ptime", pos = 'CheckExEnv')(get(".dptime", pos = "CheckExEnv")), "\n", file=base::get(".ExTimings", pos = 'CheckExEnv'), append=TRUE, sep="\t")
cleanEx()
nameEx("update_SigmaINV_faster_Sj")
### * update_SigmaINV_faster_Sj

flush(stderr()); flush(stdout())

base::assign(".ptime", proc.time(), pos = "CheckExEnv")
### Name: update_SigmaINV_faster_Sj
### Title: Gibbs sampling for Sigma^{-1} per component
### Aliases: update_SigmaINV_faster_Sj

### ** Examples

library('fabMix')
# simulate some data
n = 8                # sample size
p = 5                # number of variables
q = 2                # number of factors
K = 2                # true number of clusters
sINV_diag = 1/((1:p))    # diagonal of inverse variance of errors
set.seed(100)
syntheticDataset <- simData(sameLambda=TRUE,K.true = K, n = n, q = q, p = p, 
                        sINV_values = sINV_diag)

# use the real values as input and update SigmaINV
update_SigmaINV_faster_Sj(x_data = syntheticDataset$data, 
	z = syntheticDataset$class, 
	y = syntheticDataset$factors, 
	Lambda = syntheticDataset$factorLoadings, 
	mu = syntheticDataset$means, 
	K = K, 
	alpha_sigma = 0.5, beta_sigma = 0.5)




base::assign(".dptime", (proc.time() - get(".ptime", pos = "CheckExEnv")), pos = "CheckExEnv")
base::cat("update_SigmaINV_faster_Sj", base::get(".format_ptime", pos = 'CheckExEnv')(get(".dptime", pos = "CheckExEnv")), "\n", file=base::get(".ExTimings", pos = 'CheckExEnv'), append=TRUE, sep="\t")
cleanEx()
nameEx("update_SigmaINV_xCC")
### * update_SigmaINV_xCC

flush(stderr()); flush(stdout())

base::assign(".ptime", proc.time(), pos = "CheckExEnv")
### Name: update_SigmaINV_xCC
### Title: Gibbs sampling for Sigma^{-1} for xCC models
### Aliases: update_SigmaINV_xCC

### ** Examples

library('fabMix')
# simulate some data
n = 8                # sample size
p = 5                # number of variables
q = 2                # number of factors
K = 2                # true number of clusters
sINV_diag = 1/((1:p))    # diagonal of inverse variance of errors
set.seed(100)
syntheticDataset <- simData(sameLambda=TRUE,K.true = K, n = n, q = q, p = p, 
                        sINV_values = sINV_diag)

# use the real values as input and update SigmaINV
update_SigmaINV_xCC(x_data = syntheticDataset$data, 
	z = syntheticDataset$class, 
	y = syntheticDataset$factors, 
	Lambda = syntheticDataset$factorLoadings, 
	mu = syntheticDataset$means, 
	K = K, 
	alpha_sigma = 0.5, beta_sigma = 0.5)




base::assign(".dptime", (proc.time() - get(".ptime", pos = "CheckExEnv")), pos = "CheckExEnv")
base::cat("update_SigmaINV_xCC", base::get(".format_ptime", pos = 'CheckExEnv')(get(".dptime", pos = "CheckExEnv")), "\n", file=base::get(".ExTimings", pos = 'CheckExEnv'), append=TRUE, sep="\t")
cleanEx()
nameEx("update_SigmaINV_xUC")
### * update_SigmaINV_xUC

flush(stderr()); flush(stdout())

base::assign(".ptime", proc.time(), pos = "CheckExEnv")
### Name: update_SigmaINV_xUC
### Title: Gibbs sampling for Sigma^{-1} per component for xUC models
### Aliases: update_SigmaINV_xUC

### ** Examples

library('fabMix')
# simulate some data
n = 8                # sample size
p = 5                # number of variables
q = 2                # number of factors
K = 2                # true number of clusters
sINV_diag = 1/((1:p))    # diagonal of inverse variance of errors
set.seed(100)
syntheticDataset <- simData(sameLambda=TRUE,K.true = K, n = n, q = q, p = p, 
                        sINV_values = sINV_diag)

# use the real values as input and update SigmaINV
update_SigmaINV_xUC(x_data = syntheticDataset$data, 
	z = syntheticDataset$class, 
	y = syntheticDataset$factors, 
	Lambda = syntheticDataset$factorLoadings, 
	mu = syntheticDataset$means, 
	K = K, 
	alpha_sigma = 0.5, beta_sigma = 0.5)




base::assign(".dptime", (proc.time() - get(".ptime", pos = "CheckExEnv")), pos = "CheckExEnv")
base::cat("update_SigmaINV_xUC", base::get(".format_ptime", pos = 'CheckExEnv')(get(".dptime", pos = "CheckExEnv")), "\n", file=base::get(".ExTimings", pos = 'CheckExEnv'), append=TRUE, sep="\t")
cleanEx()
nameEx("update_all_y")
### * update_all_y

flush(stderr()); flush(stdout())

base::assign(".ptime", proc.time(), pos = "CheckExEnv")
### Name: update_all_y
### Title: Gibbs sampling for y in 'xCx' model
### Aliases: update_all_y

### ** Examples

library('fabMix')

n = 8                # sample size
p = 5                # number of variables
q = 2                # number of factors
K = 2                # true number of clusters

sINV_diag = 1/((1:p))    # diagonal of inverse variance of errors
set.seed(100)
syntheticDataset <- simData(sameLambda=TRUE,K.true = K, n = n, q = q, p = p, 
                        sINV_values = sINV_diag)
# use the real values as input and simulate factors
update_all_y(x_data = syntheticDataset$data, 
		mu = syntheticDataset$means, 
		SigmaINV = diag(1/diag(syntheticDataset$variance)), 
		Lambda = syntheticDataset$factorLoadings, 
		z = syntheticDataset$class)




base::assign(".dptime", (proc.time() - get(".ptime", pos = "CheckExEnv")), pos = "CheckExEnv")
base::cat("update_all_y", base::get(".format_ptime", pos = 'CheckExEnv')(get(".dptime", pos = "CheckExEnv")), "\n", file=base::get(".ExTimings", pos = 'CheckExEnv'), append=TRUE, sep="\t")
cleanEx()
nameEx("update_all_y_Sj")
### * update_all_y_Sj

flush(stderr()); flush(stdout())

base::assign(".ptime", proc.time(), pos = "CheckExEnv")
### Name: update_all_y_Sj
### Title: Gibbs sampling for y in 'xUx' model
### Aliases: update_all_y_Sj

### ** Examples

library('fabMix')

n = 8                # sample size
p = 5                # number of variables
q = 2                # number of factors
K = 2                # true number of clusters

sINV_diag = 1/((1:p))    # diagonal of inverse variance of errors
set.seed(100)
syntheticDataset <- simData(sameLambda=TRUE,K.true = K, n = n, q = q, p = p, 
                        sINV_values = sINV_diag)
# add some noise here:
SigmaINV <- array(data = 0, dim = c(K,p,p))
for(k in 1:K){
        diag(SigmaINV[k,,]) <- 1/diag(syntheticDataset$variance) + rgamma(p, shape=1, rate = 1)
}

# use the real values as input and simulate factors
update_all_y_Sj(x_data = syntheticDataset$data, 
		mu = syntheticDataset$means, 
		SigmaINV = SigmaINV, 
		Lambda = syntheticDataset$factorLoadings, 
		z = syntheticDataset$class)




base::assign(".dptime", (proc.time() - get(".ptime", pos = "CheckExEnv")), pos = "CheckExEnv")
base::cat("update_all_y_Sj", base::get(".format_ptime", pos = 'CheckExEnv')(get(".dptime", pos = "CheckExEnv")), "\n", file=base::get(".ExTimings", pos = 'CheckExEnv'), append=TRUE, sep="\t")
cleanEx()
nameEx("update_z2")
### * update_z2

flush(stderr()); flush(stdout())

base::assign(".ptime", proc.time(), pos = "CheckExEnv")
### Name: update_z2
### Title: Collapsed Gibbs for z using matrix inversion lemma
### Aliases: update_z2

### ** Examples

library('fabMix')
# simulate some data
n = 8                # sample size
p = 5                # number of variables
q = 2                # number of factors
K = 2                # true number of clusters
sINV_diag = 1/((1:p))    # diagonal of inverse variance of errors
set.seed(100)
syntheticDataset <- simData(sameLambda=TRUE,K.true = K, n = n, q = q, p = p, 
                        sINV_values = sINV_diag)
# use the real values as input and simulate allocations
update_z2(w = syntheticDataset$weights, mu = syntheticDataset$means, 
	Lambda = syntheticDataset$factorLoadings, 
	SigmaINV = diag(1/diag(syntheticDataset$variance)), 
	K = K, x_data = syntheticDataset$data)$z




base::assign(".dptime", (proc.time() - get(".ptime", pos = "CheckExEnv")), pos = "CheckExEnv")
base::cat("update_z2", base::get(".format_ptime", pos = 'CheckExEnv')(get(".dptime", pos = "CheckExEnv")), "\n", file=base::get(".ExTimings", pos = 'CheckExEnv'), append=TRUE, sep="\t")
cleanEx()
nameEx("update_z2_Sj")
### * update_z2_Sj

flush(stderr()); flush(stdout())

base::assign(".ptime", proc.time(), pos = "CheckExEnv")
### Name: update_z2_Sj
### Title: Collapsed Gibbs for z using matrix inversion lemma
### Aliases: update_z2_Sj

### ** Examples

library('fabMix')
# simulate some data
n = 8                # sample size
p = 5                # number of variables
q = 2                # number of factors
K = 2                # true number of clusters
sINV_diag = 1/((1:p))    # diagonal of inverse variance of errors
set.seed(100)
syntheticDataset <- simData(sameLambda=TRUE,K.true = K, n = n, q = q, p = p, 
                        sINV_values = sINV_diag)
SigmaINV <- array(data = 0, dim = c(K,p,p))
for(k in 1:K){
	diag(SigmaINV[k,,]) <- 1/diag(syntheticDataset$variance) + rgamma(p, shape=1, rate = 1)
}

# use the real values as input and simulate allocations
update_z2_Sj(w = syntheticDataset$weights, mu = syntheticDataset$means, 
	Lambda = syntheticDataset$factorLoadings, 
	SigmaINV = SigmaINV, 
	K = K, x_data = syntheticDataset$data)$z




base::assign(".dptime", (proc.time() - get(".ptime", pos = "CheckExEnv")), pos = "CheckExEnv")
base::cat("update_z2_Sj", base::get(".format_ptime", pos = 'CheckExEnv')(get(".dptime", pos = "CheckExEnv")), "\n", file=base::get(".ExTimings", pos = 'CheckExEnv'), append=TRUE, sep="\t")
cleanEx()
nameEx("update_z4")
### * update_z4

flush(stderr()); flush(stdout())

base::assign(".ptime", proc.time(), pos = "CheckExEnv")
### Name: update_z4
### Title: Collapsed Gibbs for z
### Aliases: update_z4

### ** Examples

library('fabMix')
# simulate some data
n = 8                # sample size
p = 5                # number of variables
q = 2                # number of factors
K = 2                # true number of clusters
sINV_diag = 1/((1:p))    # diagonal of inverse variance of errors
set.seed(100)
syntheticDataset <- simData(sameLambda=TRUE,K.true = K, n = n, q = q, p = p, 
                        sINV_values = sINV_diag)
# use the real values as input and simulate allocations
update_z4(w = syntheticDataset$weights, mu = syntheticDataset$means, 
	Lambda = syntheticDataset$factorLoadings, 
	SigmaINV = diag(1/diag(syntheticDataset$variance)), 
	K = K, x_data = syntheticDataset$data)$z




base::assign(".dptime", (proc.time() - get(".ptime", pos = "CheckExEnv")), pos = "CheckExEnv")
base::cat("update_z4", base::get(".format_ptime", pos = 'CheckExEnv')(get(".dptime", pos = "CheckExEnv")), "\n", file=base::get(".ExTimings", pos = 'CheckExEnv'), append=TRUE, sep="\t")
cleanEx()
nameEx("update_z4_Sj")
### * update_z4_Sj

flush(stderr()); flush(stdout())

base::assign(".ptime", proc.time(), pos = "CheckExEnv")
### Name: update_z4_Sj
### Title: Collapsed Gibbs for z
### Aliases: update_z4_Sj

### ** Examples

library('fabMix')
# simulate some data
n = 8                # sample size
p = 5                # number of variables
q = 2                # number of factors
K = 2                # true number of clusters
sINV_diag = 1/((1:p))    # diagonal of inverse variance of errors
set.seed(100)
syntheticDataset <- simData(sameLambda=TRUE,K.true = K, n = n, q = q, p = p, 
                        sINV_values = sINV_diag)
SigmaINV <- array(data = 0, dim = c(K,p,p))
for(k in 1:K){
	diag(SigmaINV[k,,]) <- 1/diag(syntheticDataset$variance) + rgamma(p, shape=1, rate = 1)
}

# use the real values as input and simulate allocations
update_z4_Sj(w = syntheticDataset$weights, mu = syntheticDataset$means, 
	Lambda = syntheticDataset$factorLoadings, 
	SigmaINV = SigmaINV, 
	K = K, x_data = syntheticDataset$data)$z




base::assign(".dptime", (proc.time() - get(".ptime", pos = "CheckExEnv")), pos = "CheckExEnv")
base::cat("update_z4_Sj", base::get(".format_ptime", pos = 'CheckExEnv')(get(".dptime", pos = "CheckExEnv")), "\n", file=base::get(".ExTimings", pos = 'CheckExEnv'), append=TRUE, sep="\t")
cleanEx()
nameEx("update_z_b")
### * update_z_b

flush(stderr()); flush(stdout())

base::assign(".ptime", proc.time(), pos = "CheckExEnv")
### Name: update_z_b
### Title: Gibbs sampling for z
### Aliases: update_z_b

### ** Examples

library('fabMix')
# simulate some data
n = 8                # sample size
p = 5                # number of variables
q = 2                # number of factors
K = 2                # true number of clusters
sINV_diag = 1/((1:p))    # diagonal of inverse variance of errors
set.seed(100)
syntheticDataset <- simData(sameLambda=TRUE,K.true = K, n = n, q = q, p = p, 
                        sINV_values = sINV_diag)

# use the real values as input and simulate allocations
update_z_b(w = syntheticDataset$weights, mu = syntheticDataset$means, 
	Lambda = syntheticDataset$factorLoadings, 
	y = syntheticDataset$factors,
	SigmaINV = diag(1/diag(syntheticDataset$variance)), 
	K = K, x_data = syntheticDataset$data)$z




base::assign(".dptime", (proc.time() - get(".ptime", pos = "CheckExEnv")), pos = "CheckExEnv")
base::cat("update_z_b", base::get(".format_ptime", pos = 'CheckExEnv')(get(".dptime", pos = "CheckExEnv")), "\n", file=base::get(".ExTimings", pos = 'CheckExEnv'), append=TRUE, sep="\t")
cleanEx()
nameEx("update_z_b_Sj")
### * update_z_b_Sj

flush(stderr()); flush(stdout())

base::assign(".ptime", proc.time(), pos = "CheckExEnv")
### Name: update_z_b_Sj
### Title: Gibbs sampling for z
### Aliases: update_z_b_Sj

### ** Examples

library('fabMix')
# simulate some data
n = 8                # sample size
p = 5                # number of variables
q = 2                # number of factors
K = 2                # true number of clusters
sINV_diag = 1/((1:p))    # diagonal of inverse variance of errors
set.seed(100)
syntheticDataset <- simData(sameLambda=TRUE,K.true = K, n = n, q = q, p = p, 
                        sINV_values = sINV_diag)
SigmaINV <- array(data = 0, dim = c(K,p,p))
for(k in 1:K){
	diag(SigmaINV[k,,]) <- 1/diag(syntheticDataset$variance) + rgamma(p, shape=1, rate = 1)
}

# use the real values as input and simulate allocations
update_z_b_Sj(w = syntheticDataset$weights, mu = syntheticDataset$means, 
	Lambda = syntheticDataset$factorLoadings, 
	y = syntheticDataset$factors,
	SigmaINV = SigmaINV, 
	K = K, x_data = syntheticDataset$data)$z




base::assign(".dptime", (proc.time() - get(".ptime", pos = "CheckExEnv")), pos = "CheckExEnv")
base::cat("update_z_b_Sj", base::get(".format_ptime", pos = 'CheckExEnv')(get(".dptime", pos = "CheckExEnv")), "\n", file=base::get(".ExTimings", pos = 'CheckExEnv'), append=TRUE, sep="\t")
### * <FOOTER>
###
options(digits = 7L)
base::cat("Time elapsed: ", proc.time() - base::get("ptime", pos = 'CheckExEnv'),"\n")
grDevices::dev.off()
###
### Local variables: ***
### mode: outline-minor ***
### outline-regexp: "\\(> \\)?### [*]+" ***
### End: ***
quit('no')
